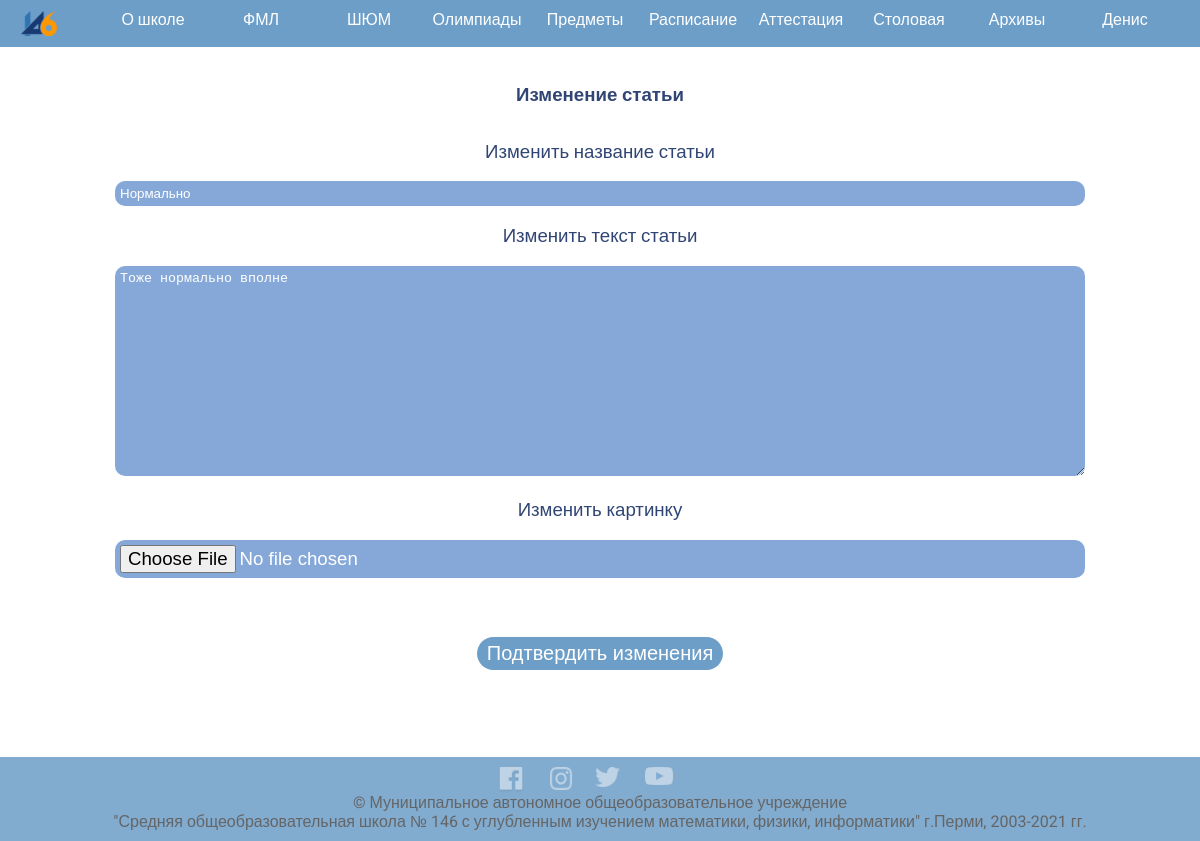
The app's page /edit_article/4 (signed in) with its own data.
### School146/data/models/users.py (models this page shows, shortened)
class User(SqlAlchemyBase, UserMixin, SerializerMixin):
    __tablename__ = 'users'
    id = Column(Integer, primary_key=True, autoincrement=True)
    name = Column(String)
    email = Column(String, index=True, unique=True)
    hashed_password = Column(String)

### School146/data/models/articles.py (models this page shows)
class Article(SqlAlchemyBase, SerializerMixin):
    __tablename__ = 'articles'
    id = Column(Integer, primary_key=True, autoincrement=True)
    title = Column(String)
    text = Column(String)
    picture = Column(String)

### School146/application.py (the view, shortened to what this page needs)
@app.route('/edit_article/<int:id>', methods=['GET', 'POST'])
@login_required
def edit_article(id):
    db = db_session.create_session()
    article = db.query(Article).filter(Article.id == id).first()
    if article:
        all_data = {
            'title': article.title,
            'text': article.text
        }
        form = EditArticleForm(data=all_data)
        db.close()
        return render_template('edit_article.html', form=form, add_edit="Изменение")
    db.close()
    return redirect('/articles')

### School146/forms/edit_article_form.py
class EditArticleForm(FlaskForm):
    title = StringField('Изменить название статьи', validators=[DataRequired()])
    text = TextAreaField('Изменить текст статьи', validators=[DataRequired()])
    picture = FileField('Изменить картинку', validators=[FileAllowed(['jpg', 'png'],
                                                            'Допустимы только изображения форматов jpg и png')])
    submit = SubmitField('Подтвердить изменения')

### School146/application.py (called while the page is built)
@login_manager.user_loader
def load_user(user_id):
    db = db_session.create_session()
    user = db.query(User).get(user_id)
    return user

### School146/data/db_session.py (called while the page is built)
def create_session() -> orm.Session:
    global __factory
    return __factory()

### School146/templates/edit_article.html (shortened to what this page needs)
{% extends 'base.html' %}
{% block content %}
<content>
    <main class="container user_content">
        <h2 class="content_text">{{ add_edit }} статьи</h2>
        <form method="post" enctype="multipart/form-data">
            <p class="content_text" align="center">
                <p class="content_text" align="center">{{ form.title.label }}</p>
                {{ form.title(class="form-control") }}
            </p>
            <p class="content_text" align="center">
                <p class="content_text" align="center">{{ form.text.label }}</p>
                <p class="content_text" align="center">{{ form.text(class="form-control text-control") }}</p>
            </p>
            <p class="content_text" align="center">
                <p class="content_text" align="center">{{ form.picture.label }}</p>
                {{ form.picture(class="form-control content_text", type="file", accept=".jpg,.png") }}
            </p>
            <p class="simple-line content_text" align="center">{{ form.submit(type="submit", class="btn btn-primary login_button") }}</p>
        </form>
    </main>
</content>
{% endblock %}

### School146/templates/base.html (shortened to what this page needs)
<!DOCTYPE html>
<html lang="en">
	<head>
		<link rel="stylesheet" type="text/css" href="../static/css/style.css">
	</head>
	<body onload="main()">
		<header id="header">
			<div class="logo" id="top_menu_logo">
				<a href="/">
					<img src="../static/img/logo.png" alt="logo">
				</a>
			</div>
			<div id="top_menu" class="menu">
				<ul class="point_menu">
					{% if current_user.is_authenticated %}
                    <a href="/user_info" class="point_of_menu"><li>{{ current_user.name }}<hr class="menu_line"></li></a>
                    {% else %}
                    <a href="/login" class="point_of_menu"><li>Войти<hr class="menu_line"></li></a>
                    {% endif %}
					<a href="/school_plan" class="point_of_menu"><li class="point_of_menu group">Архивы<hr class="menu_line"></li></a>
					<a href="/canteen" class="point_of_menu"><li>Столовая<hr class="menu_line"></li></a>
					<a href="https://s146.ru/interim" class="point_of_menu"><li>Аттестация<hr class="menu_line"></li></a>
					<a href="/timetable" class="point_of_menu"><li>Расписание<hr class="menu_line"></li></a>
					<a href="https://contester.s146.ru/ru/" class="point_of_menu"><li>Предметы<hr class="menu_line"></li></a>
					<a href="https://regionolymp.ru/" class="point_of_menu"><li>Олимпиады<hr class="menu_line"></li></a>
					<a href="https://s146.ru/shum" class="point_of_menu"><li>ШЮМ<hr class="menu_line"></li></a>
					<a href="https://vk.com/mathperm2021" class="point_of_menu"><li>ФМЛ<hr class="menu_line"></li></a>
					<a href="/about_school" class="point_of_menu"><li>О школе<hr class="menu_line"></li></a>
				</ul>
			</div>
		</header>
		<content>
		{% block content %}
        {% endblock %}
		</content>
		<footer>
			<ul class="icons">
				<a href="https://www.facebook.com/school146perm"><li class="icon"><img src="../static/img/facebook.png" style="width: 100%"></li></a>
				<a href="https://www.instagram.com/school146perm/"><li class="icon"><img src="../static/img/instagram.png" style="width: 100%"></li></a>
				<a href="https://twitter.com/school146"><li class="icon"><img src="../static/img/twitter.png" style="width: 100%"></li></a>
				<a href="https://www.youtube.com/channel/UC5WufrqFj3o7FIJP9ySKF-g"><li class="icon"><img src="../static/img/youtube.png" style="width: 100%"></li></a>
			</ul>
			<p style="margin: 0px;">
				© Муниципальное автономное общеобразовательное учреждение<br>"Средняя общеобразовательная школа № 146 с углубленным изучением математики, физики, информатики" г.Перми, 2003-2021 гг.
			</p>
		</footer>
	</body>
</html>

### School146/static/css/style.css (style rules this page uses)
body { margin: 0px; padding: 0px; width: 100%; min-height: 100vh; font-family: "Roboto", "Arial", sans-serif; -moz-background-size: cover; -webkit-background-size: cover; -o-background-size: cover; background-size: cover; display: flex; flex-direction: column; justify-content: space-between; }
a { text-decoration: none; }
p { padding: 0; }
img { image-rendering: -moz-crisp-edges; -ms-interpolation-mode: nearest-neighbor; image-rendering: crisp-edges; height: auto; display: block; margin: 0 auto; }
ul { padding: 0; list-style-type: none; }
header { position: fixed; display: flex; flex-direction: row; justify-content: space-around; align-items: center; background-color: #2E74B0B2; width: 100%; z-index: 1000000; }
li { text-decoration: none; }
footer { background-color: #2E74B0; text-align: center; padding-top: 10px; padding-bottom: 10px; opacity: 0.6; transition: 0.5s; }
content { padding: 50px; min-height: 71vh; }
.menu { display: flex; justify-content: space-around; flex-direction: row; position: static; width: 100%; margin: 0px; padding: 0px; padding-top: 10px; opacity: 1; padding-bottom: 10px; align-items: center; }
.logo { display: flex; width: 10%; align-items: center; }
.logo img { width: 100%; }
.point_menu { width: 100%; display: flex; flex-direction: row-reverse; justify-content: space-around; margin-bottom: 0px; margin-top: 0px; vertical-align: middle; }
.point_of_menu { width: 100%; color: white; text-align: center; font-size: 12pt; }
.icons { display: flex; flex-direction: row; justify-content: space-between; margin: auto; width: 17%; }
.icon { opacity: 0.5; transition: 0.5s; width: 50%; }
#top_menu_logo { opacity: 1; width: 0%; }
#top_menu_logo img { width: 100%; }
.content_text { color: #304574; font-size: 14pt; }
.user_content { display: flex; flex-direction: column; justify-content: space-around; align-items: center; }
.login_button { border: none; background-color: #2E74B0B2; border-radius: 100px; color: white; font-size: 20px; margin-top: 40px; padding-top: 5px; padding-bottom: 5px; padding-left: 10px; padding-right: 10px; }
.form-control { border-radius: 10px; border: none; color: white; padding: 5px; width: 80vw; background-color: #85A8D9; }
.text-control { height: 200px; width: 80vw; }

### records on screen
User: name "Денис"
Article: title "Нормально", text "Тоже нормально вполне"

### other values on screen
{{ add_edit }} "Изменение"
